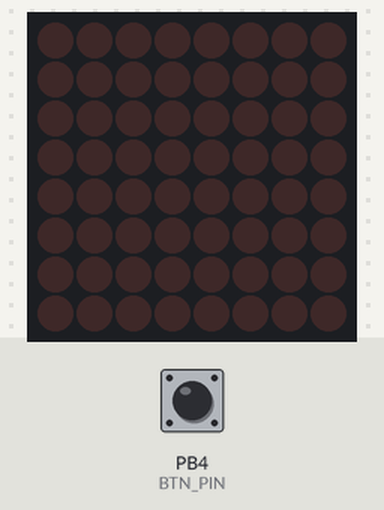
A program run on a simulated ATtiny85, built with avr-gcc and run on an emulated ATtiny85. Shown: 8×8 LED matrix. Wiring (inferred from the names in the program): MAX7219 LED driver (orientation assumed): data PB0; clock PB2; CS PB3. The inputs (shaded band) are chosen by the test bench; at power-on: PB4 (BTN_PIN) HIGH.

Above: at 0.8 s.
0.9 s: PB4 (BTN_PIN) pulled LOW for 0.15 s
At 1.23 s:
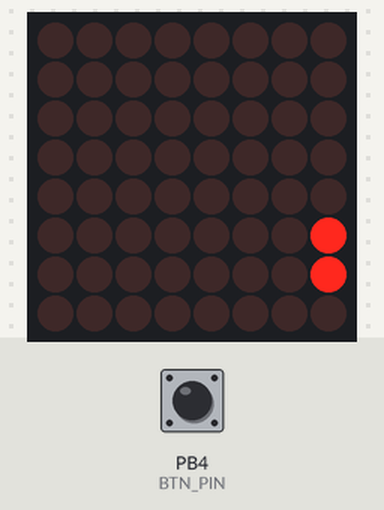
1.6 s: PB4 (BTN_PIN) pulled LOW for 1 s
At 2.8 s:
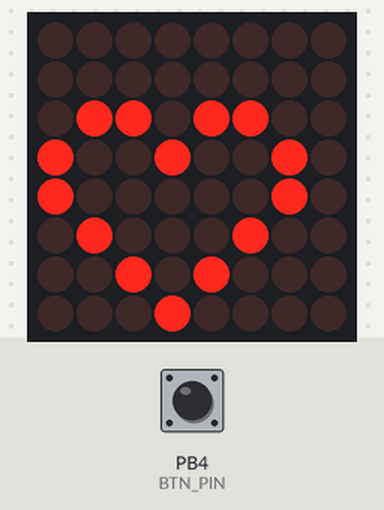
5.6 s: PB4 (BTN_PIN) pulled LOW for 0.15 s
At 6.36 s:
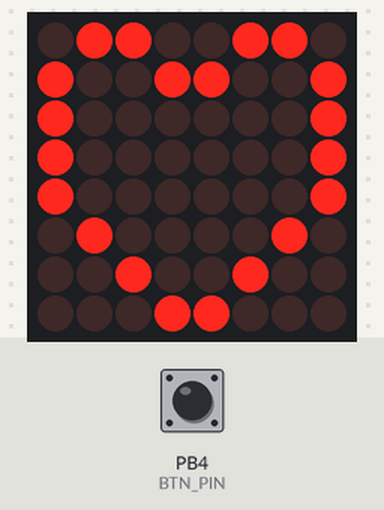
8.7 s: PB4 (BTN_PIN) pulled LOW for 3.2 s
At 13.0 s:
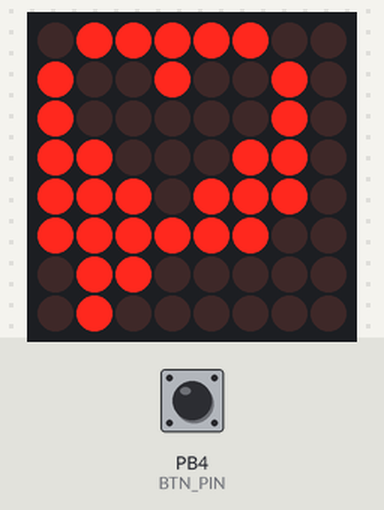
13.4 s: PB4 (BTN_PIN) pulsed LOW 2 times (0.12 s each, 0.3 s apart)
At 14.17 s:
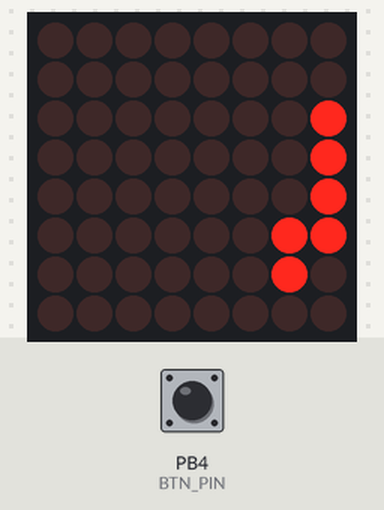

The program:

main.cpp
```cpp
#include <Arduino.h>

#include "DisplayMax7219.h"

#include "bitmaps.h"

const byte CS_PIN   = 3;
const byte MOSI_PIN = 0;
const byte SCK_PIN  = 2;
const byte BTN_PIN  = 4;

const byte DEFAULT_BRIGHTNESS = 1;

const int FPS = 60;

DisplayMax7219<CS_PIN, MOSI_PIN, SCK_PIN> disp;

void cycle_bitmap(const byte frames_per_cycle, const byte* bmaps, const byte bmaps_num);
void scroll_bitmap(const byte frames_per_cycle, const byte* bmap, const byte bmap_width);
void draw_bitmap(const byte* bmap);

byte counter = 0;
byte frame_counter = 0;

#define BITMAPS_AND_SIZE(bmaps_) bmaps_, (sizeof(bmaps_) / disp.NUM_DIGITS)
#define BITMAP_AND_WIDTH(bmap_)  bmap_, sizeof(bmap_)

int main() {
    init();

    pinMode(BTN_PIN, INPUT_PULLUP);

    disp.begin(DEFAULT_BRIGHTNESS);

    while (true) {
        static byte mode = 0;

        switch (mode) {
            case 0:     cycle_bitmap( 60, BITMAPS_AND_SIZE(HEART_BLINK));           break;
            case 1:     scroll_bitmap( 7, BITMAP_AND_WIDTH(FOR_SMBDY_WITH_LOVE));   break;
            case 2:     cycle_bitmap( 50, BITMAPS_AND_SIZE(HEART_MINI));            break;
            case 3:     cycle_bitmap( 30, BITMAPS_AND_SIZE(HEART_HALVES));          break;
            case 4:     cycle_bitmap( 30, BITMAPS_AND_SIZE(HEART_MESSAGES));        break;
            default:    mode = 0;                                                   break;
        }

        static bool btn_pressed = false;

        if (!btn_pressed && !digitalRead(BTN_PIN)) {
            delay(10);
            if (!digitalRead(BTN_PIN)) {
                mode++;
                btn_pressed = true;

                disp.clear();
                counter = 0;
                frame_counter = 0;
                continue;
            }
        } else if (btn_pressed && digitalRead(BTN_PIN)) {
            delay(10);
            if (digitalRead(BTN_PIN))
                btn_pressed = false;
        }

        delay(1000 / FPS);
    }
}

void draw_bitmap(const byte* bmap) {
    for (byte i = 0; i < disp.NUM_DIGITS; i++) {
        disp.buf[i] = pgm_read_byte(&bmap[i]);
    }

    disp.update_all();
}

void cycle_bitmap(const byte frames_per_cycle, const byte* bmaps, const byte bmaps_num) {
    if (counter >= bmaps_num)
        counter = 0;

    if (frame_counter++ >= frames_per_cycle) {
        frame_counter = 0;
        draw_bitmap(bmaps + disp.NUM_DIGITS * counter++);
    }
}

void scroll_bitmap(const byte frames_per_cycle, const byte* bmap, const byte bmap_width) {
    if (counter > bmap_width + disp.NUM_DIGITS)
        counter = 0;

    if (frame_counter++ >= frames_per_cycle) {
        frame_counter = 0;

        if (counter == 0) {
            counter++;
            return;
        }

        for (byte i = 0; i < disp.NUM_DIGITS - 1; i++) {
            disp.buf[i] = disp.buf[i + 1];
        }
        if (counter - 1 < bmap_width)
            disp.buf[disp.NUM_DIGITS - 1] = pgm_read_byte(&bmap[counter - 1]);
        else
            disp.buf[disp.NUM_DIGITS - 1] = 0x00;

        disp.update_all();
        counter++;
    }
}
```

bitmaps.h
```cpp
// ===== GENERATED AUTOMATICALLY WITH bitmaps_generate.py SCRIPT =====

#ifndef BITMAPS_H_
#define BITMAPS_H_

#include <Arduino.h>

const byte FOR_SMBDY_WITH_LOVE[] PROGMEM = {
    0x60, 0x3c, 0x22, 0x3e, 0x60, 0x00,                               //< 'Д'
    0x40, 0x3c, 0x02, 0x7e, 0x00,                                     //< 'Л'
    0x44, 0x2a, 0x1a, 0x7e, 0x00,                                     //< 'Я'
    0x40, 0x00,                                                       //< '.'
    0x40, 0x00,                                                       //< '.'
    0x40, 0x00,                                                       //< '.'
    0x3c, 0x42, 0x42, 0x42, 0x00,                                     //< 'С'
    0x00, 0x00, 0x00,                                                 //< ' '
    0x40, 0x3c, 0x02, 0x7e, 0x00,                                     //< 'Л'
    0x7e, 0x08, 0x3c, 0x42, 0x42, 0x3c, 0x00,                         //< 'Ю'
    0x7e, 0x4a, 0x4a, 0x32, 0x00,                                     //< 'Б'
    0x3c, 0x42, 0x42, 0x3c, 0x00,                                     //< 'О'
    0x7e, 0x4a, 0x4a, 0x34, 0x00,                                     //< 'В'
    0x7e, 0x48, 0x48, 0x30, 0x00,                                     //< 'Ь'
    0x7e, 0x08, 0x3c, 0x42, 0x42, 0x3c, 0x00,                         //< 'Ю'
    0x18, 0x24, 0x48, 0x24, 0x18, 0x00,                               //< '♥'
};

const byte HEART_BLINK[] PROGMEM = {
    0x1e, 0x3f, 0x7f, 0xfe, 0xfe, 0x7f, 0x3f, 0x1e,
    0x1e, 0x21, 0x41, 0x82, 0x82, 0x41, 0x21, 0x1e,
};

const byte HEART_HALVES[] PROGMEM = {
    0x1e, 0x21, 0x41, 0x82, 0x82, 0x41, 0x21, 0x1e,
    0x1e, 0x3f, 0x7f, 0xfe, 0x82, 0x41, 0x21, 0x1e,
    0x1e, 0x3f, 0x7f, 0xfe, 0xfe, 0x7f, 0x3f, 0x1e,
    0x1e, 0x21, 0x41, 0x82, 0xfe, 0x7f, 0x3f, 0x1e,
};

const byte HEART_MESSAGES[] PROGMEM = {
    0x00, 0xe0, 0x60, 0x20, 0x00, 0x00, 0x00, 0x00,
    0x00, 0xf8, 0x7c, 0x3c, 0x3c, 0x3c, 0x1c, 0x00,
    0x3e, 0xff, 0x7f, 0x3f, 0x3f, 0x3f, 0x1e, 0x00,
    0x3e, 0xf7, 0x7f, 0x3f, 0x3f, 0x3f, 0x1e, 0x00,
    0x3e, 0xf7, 0x7f, 0x37, 0x3f, 0x3f, 0x1e, 0x00,
    0x3e, 0xf7, 0x7f, 0x37, 0x3f, 0x37, 0x1e, 0x00,
    0x3e, 0xf9, 0x71, 0x23, 0x31, 0x39, 0x1e, 0x00,
    0x3e, 0xf9, 0x71, 0x23, 0x31, 0x39, 0x1e, 0x00,
};

const byte HEART_MINI[] PROGMEM = {
    0x18, 0x24, 0x44, 0x88, 0x44, 0x24, 0x18, 0x00,
    0x0c, 0x12, 0x22, 0x44, 0x22, 0x12, 0x0c, 0x00,
    0x00, 0x06, 0x09, 0x11, 0x22, 0x11, 0x09, 0x06,
    0x00, 0x0c, 0x12, 0x22, 0x44, 0x22, 0x12, 0x0c,
};

#endif //< BITMAPS_H_
```

Measured:
- after the input at 0.9 s, the display: changes after 0.27 s (image 1)
- after the input at 1.6 s, the display: first changes at once (image 2 shows a later state)
- after the input at 5.6 s, the display: first changes at once (image 3 shows a later state)
- after the input at 8.7 s, the display: first changes at once (image 4 shows a later state)
- after the input at 13.4 s, the display: first changes at once (image 5 shows a later state)
- what the display in image 3 shows lasts 0.5 s, from 6.1 s to 6.6 s
- what the display in image 4 shows lasts 1.0 s, from 12.2 s to 13.2 s
